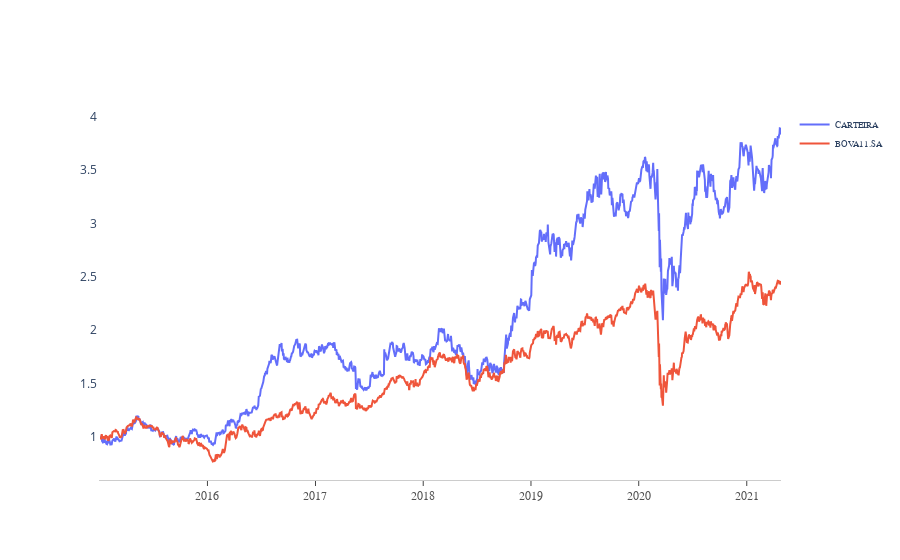

Here is the notebook cell this chart was saved with:
### Code cell
graf_plotly(cart_bench)

### Figure 1 — Plotly figure (JSON) as saved in the notebook; plotly's stock layout.template omitted (floating-point values rounded to 4 significant figures; data arrays with more than 128 entries replaced by an {"elided": "..."} marker saying what was removed)
{"data": [{"mode": "lines", "name": "CARTEIRA", "type": "scatter", "visible": true, "x": {"elided": "1564 str values"}, "y": {"elided": "1564 float values"}}, {"mode": "lines", "name": "BOVA11.SA", "type": "scatter", "visible": true, "x": {"elided": "1564 str values"}, "y": {"elided": "1564 float values"}}], "layout": {"autosize": true, "legend": {"font": {"family": "Arial", "size": 9}}, "margin": {"autoexpand": true, "l": 100, "r": 20, "t": 110}, "plot_bgcolor": "white", "showlegend": true, "title": {"text": ""}, "xaxis": {"linecolor": "rgb(204, 204, 204)", "linewidth": 1, "showgrid": false, "showline": true, "showticklabels": true, "tickfont": {"color": "rgb(82, 82, 82)", "family": "Arial", "size": 12}, "ticks": "outside"}, "yaxis": {"showgrid": false, "showline": true, "showticklabels": true, "title": {"text": ""}, "zeroline": true}}}
